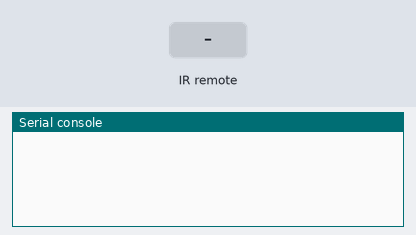
The program below on a simulated Raspberry Pi Pico running MicroPython. Shown: the last lines printed to the serial console. The test bench sets the inputs (shaded band).

Above: at 1.2 s.
1.3 s: infrared code 0x45 received
At 2.3 s:
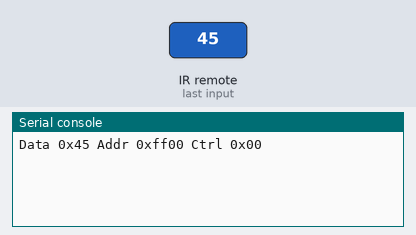
2.8 s: infrared code 0x0C received
At 3.5 s:
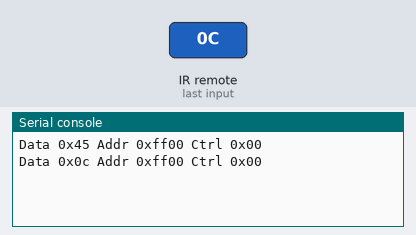

The program:

receive-telecommande.py
```python
from sys import platform
import time
import gc
from machine import Pin, freq
from ir_rx.nec import NEC_8, NEC_16, SAMSUNG


irReceive = Pin(2, Pin.IN)

# User callback
def cb(data, addr, ctrl):
    print(f"Data 0x{data:02x} Addr 0x{addr:04x} Ctrl 0x{ctrl:02x}")


def test(proto=0):
    classes = (NEC_8, NEC_16)
    ir = classes[proto](irReceive, cb)  # Instantiate receiver
    try:
        while True:
            time.sleep(5)
            gc.collect()
    except KeyboardInterrupt:
        ir.close()


test(1)
print(s)
```

Measured:
- after the input at 1.3 s, the serial console: prints a new line after 0.08 s (image 1)
- after the input at 2.8 s, the serial console: prints a new line after 0.08 s (image 2)
